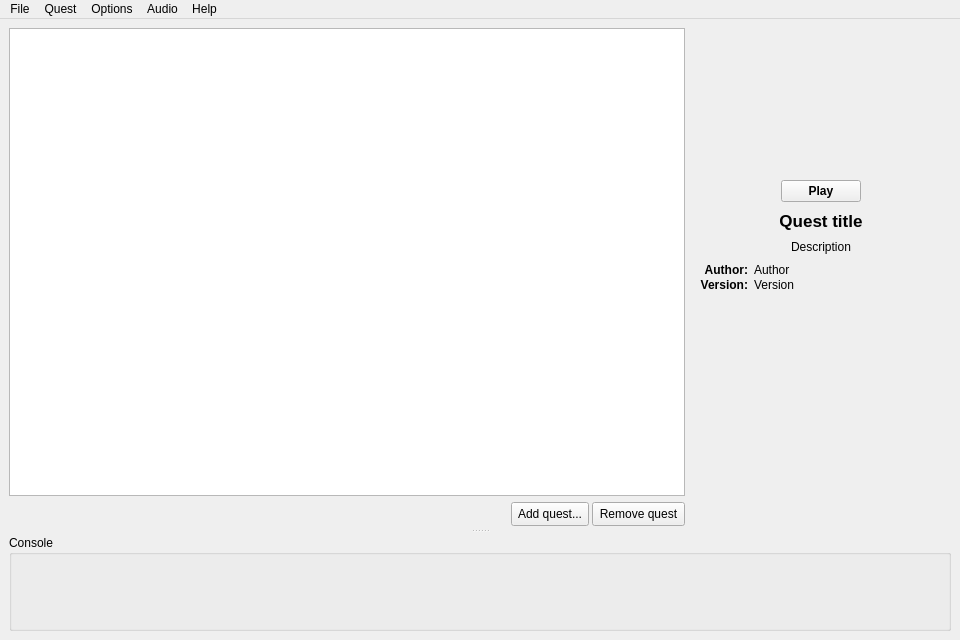
<?xml version="1.0" encoding="UTF-8"?>
<ui version="4.0">
 <class>SolarusGui::MainWindow</class>
 <widget class="QMainWindow" name="SolarusGui::MainWindow">
  <property name="geometry">
   <rect>
    <x>0</x>
    <y>0</y>
    <width>960</width>
    <height>640</height>
   </rect>
  </property>
  <property name="minimumSize">
   <size>
    <width>600</width>
    <height>0</height>
   </size>
  </property>
  <property name="windowTitle">
   <string>Solarus</string>
  </property>
  <property name="styleSheet">
   <string notr="true">QLabel#quest_title_value {
	font-size: 13pt;
	font-weight: bold;
}

QLabel#quest_author_label,
QLabel#quest_version_label {
	font-weight: bold;
}

QPushButton#play_button {
	font-weight: bold;
}</string>
  </property>
  <widget class="QWidget" name="centralwidget">
   <layout class="QVBoxLayout" name="verticalLayout_3">
    <item>
     <widget class="QSplitter" name="console_splitter">
      <property name="orientation">
       <enum>Qt::Vertical</enum>
      </property>
      <property name="handleWidth">
       <number>9</number>
      </property>
      <widget class="QWidget" name="top_widget" native="true">
       <layout class="QGridLayout" name="top_widget_layout" columnstretch="0,0">
        <property name="leftMargin">
         <number>0</number>
        </property>
        <property name="topMargin">
         <number>0</number>
        </property>
        <property name="rightMargin">
         <number>0</number>
        </property>
        <property name="bottomMargin">
         <number>0</number>
        </property>
        <property name="spacing">
         <number>6</number>
        </property>
        <item row="2" column="0">
         <layout class="QHBoxLayout" name="quest_buttons_layout" stretch="0,1,1">
          <property name="spacing">
           <number>3</number>
          </property>
          <property name="leftMargin">
           <number>0</number>
          </property>
          <property name="topMargin">
           <number>0</number>
          </property>
          <property name="rightMargin">
           <number>0</number>
          </property>
          <property name="bottomMargin">
           <number>0</number>
          </property>
          <item>
           <spacer name="horizontalSpacer">
            <property name="orientation">
             <enum>Qt::Horizontal</enum>
            </property>
            <property name="sizeHint" stdset="0">
             <size>
              <width>0</width>
              <height>0</height>
             </size>
            </property>
           </spacer>
          </item>
          <item>
           <widget class="QToolButton" name="add_button">
            <property name="sizePolicy">
             <sizepolicy hsizetype="Fixed" vsizetype="Fixed">
              <horstretch>0</horstretch>
              <verstretch>0</verstretch>
             </sizepolicy>
            </property>
            <property name="minimumSize">
             <size>
              <width>24</width>
              <height>24</height>
             </size>
            </property>
            <property name="toolTip">
             <string>Add quest</string>
            </property>
            <property name="text">
             <string>Add quest...</string>
            </property>
            <property name="icon">
             <iconset resource="../resources/images.qrc">
              <normaloff>:/images/icon_add.png</normaloff>:/images/icon_add.png</iconset>
            </property>
            <property name="iconSize">
             <size>
              <width>16</width>
              <height>16</height>
             </size>
            </property>
            <property name="toolButtonStyle">
             <enum>Qt::ToolButtonTextBesideIcon</enum>
            </property>
           </widget>
          </item>
          <item>
           <widget class="QToolButton" name="remove_button">
            <property name="sizePolicy">
             <sizepolicy hsizetype="Fixed" vsizetype="Fixed">
              <horstretch>0</horstretch>
              <verstretch>0</verstretch>
             </sizepolicy>
            </property>
            <property name="minimumSize">
             <size>
              <width>24</width>
              <height>24</height>
             </size>
            </property>
            <property name="toolTip">
             <string>Remove quest</string>
            </property>
            <property name="text">
             <string>Remove quest</string>
            </property>
            <property name="icon">
             <iconset resource="../resources/images.qrc">
              <normaloff>:/images/icon_remove.png</normaloff>:/images/icon_remove.png</iconset>
            </property>
            <property name="iconSize">
             <size>
              <width>16</width>
              <height>16</height>
             </size>
            </property>
            <property name="toolButtonStyle">
             <enum>Qt::ToolButtonTextBesideIcon</enum>
            </property>
           </widget>
          </item>
         </layout>
        </item>
        <item row="0" column="0">
         <widget class="SolarusGui::QuestsView" name="quests_view">
          <property name="editTriggers">
           <set>QAbstractItemView::NoEditTriggers</set>
          </property>
          <property name="selectionMode">
           <enum>QAbstractItemView::SingleSelection</enum>
          </property>
          <property name="selectionBehavior">
           <enum>QAbstractItemView::SelectRows</enum>
          </property>
          <attribute name="horizontalHeaderDefaultSectionSize">
           <number>80</number>
          </attribute>
          <attribute name="horizontalHeaderHighlightSections">
           <bool>false</bool>
          </attribute>
          <attribute name="horizontalHeaderMinimumSectionSize">
           <number>80</number>
          </attribute>
          <attribute name="horizontalHeaderShowSortIndicator" stdset="0">
           <bool>true</bool>
          </attribute>
          <attribute name="verticalHeaderVisible">
           <bool>false</bool>
          </attribute>
          <attribute name="verticalHeaderDefaultSectionSize">
           <number>50</number>
          </attribute>
          <attribute name="verticalHeaderMinimumSectionSize">
           <number>50</number>
          </attribute>
         </widget>
        </item>
        <item row="0" column="1">
         <widget class="QScrollArea" name="quest_info_scrollarea">
          <property name="sizePolicy">
           <sizepolicy hsizetype="Expanding" vsizetype="Expanding">
            <horstretch>0</horstretch>
            <verstretch>0</verstretch>
           </sizepolicy>
          </property>
          <property name="minimumSize">
           <size>
            <width>260</width>
            <height>340</height>
           </size>
          </property>
          <property name="maximumSize">
           <size>
            <width>260</width>
            <height>16777215</height>
           </size>
          </property>
          <property name="frameShape">
           <enum>QFrame::NoFrame</enum>
          </property>
          <property name="frameShadow">
           <enum>QFrame::Plain</enum>
          </property>
          <property name="verticalScrollBarPolicy">
           <enum>Qt::ScrollBarAsNeeded</enum>
          </property>
          <property name="horizontalScrollBarPolicy">
           <enum>Qt::ScrollBarAlwaysOff</enum>
          </property>
          <property name="widgetResizable">
           <bool>true</bool>
          </property>
          <property name="alignment">
           <set>Qt::AlignCenter</set>
          </property>
          <widget class="QWidget" name="quest_info_panel">
           <property name="geometry">
            <rect>
             <x>0</x>
             <y>0</y>
             <width>260</width>
             <height>456</height>
            </rect>
           </property>
           <property name="sizePolicy">
            <sizepolicy hsizetype="Preferred" vsizetype="Preferred">
             <horstretch>0</horstretch>
             <verstretch>0</verstretch>
            </sizepolicy>
           </property>
           <layout class="QVBoxLayout" name="verticalLayout_2">
            <property name="spacing">
             <number>9</number>
            </property>
            <property name="leftMargin">
             <number>9</number>
            </property>
            <property name="topMargin">
             <number>3</number>
            </property>
            <property name="rightMargin">
             <number>9</number>
            </property>
            <property name="bottomMargin">
             <number>3</number>
            </property>
            <item>
             <widget class="QWidget" name="quest_box_container" native="true">
              <property name="sizePolicy">
               <sizepolicy hsizetype="Preferred" vsizetype="Fixed">
                <horstretch>0</horstretch>
                <verstretch>0</verstretch>
               </sizepolicy>
              </property>
              <property name="minimumSize">
               <size>
                <width>0</width>
                <height>140</height>
               </size>
              </property>
              <property name="maximumSize">
               <size>
                <width>16777215</width>
                <height>140</height>
               </size>
              </property>
              <property name="focusPolicy">
               <enum>Qt::NoFocus</enum>
              </property>
              <layout class="QHBoxLayout" name="horizontalLayout">
               <property name="spacing">
                <number>0</number>
               </property>
               <property name="sizeConstraint">
                <enum>QLayout::SetDefaultConstraint</enum>
               </property>
               <property name="leftMargin">
                <number>0</number>
               </property>
               <property name="topMargin">
                <number>0</number>
               </property>
               <property name="rightMargin">
                <number>0</number>
               </property>
               <property name="bottomMargin">
                <number>0</number>
               </property>
               <item>
                <spacer name="horizontalSpacer_2">
                 <property name="orientation">
                  <enum>Qt::Horizontal</enum>
                 </property>
                 <property name="sizeHint" stdset="0">
                  <size>
                   <width>0</width>
                   <height>0</height>
                  </size>
                 </property>
                </spacer>
               </item>
               <item>
                <widget class="QLabel" name="quest_box_label">
                 <property name="minimumSize">
                  <size>
                   <width>200</width>
                   <height>140</height>
                  </size>
                 </property>
                 <property name="focusPolicy">
                  <enum>Qt::NoFocus</enum>
                 </property>
                 <property name="text">
                  <string/>
                 </property>
                </widget>
               </item>
               <item>
                <spacer name="horizontalSpacer_3">
                 <property name="orientation">
                  <enum>Qt::Horizontal</enum>
                 </property>
                 <property name="sizeHint" stdset="0">
                  <size>
                   <width>0</width>
                   <height>0</height>
                  </size>
                 </property>
                </spacer>
               </item>
              </layout>
             </widget>
            </item>
            <item>
             <layout class="QHBoxLayout" name="play_button_layout">
              <property name="spacing">
               <number>0</number>
              </property>
              <property name="sizeConstraint">
               <enum>QLayout::SetDefaultConstraint</enum>
              </property>
              <property name="leftMargin">
               <number>0</number>
              </property>
              <property name="topMargin">
               <number>0</number>
              </property>
              <property name="rightMargin">
               <number>0</number>
              </property>
              <property name="bottomMargin">
               <number>0</number>
              </property>
              <item>
               <spacer name="play_button_left_spacer">
                <property name="orientation">
                 <enum>Qt::Horizontal</enum>
                </property>
                <property name="sizeHint" stdset="0">
                 <size>
                  <width>0</width>
                  <height>0</height>
                 </size>
                </property>
               </spacer>
              </item>
              <item>
               <widget class="QPushButton" name="play_button">
                <property name="sizePolicy">
                 <sizepolicy hsizetype="Fixed" vsizetype="Fixed">
                  <horstretch>0</horstretch>
                  <verstretch>0</verstretch>
                 </sizepolicy>
                </property>
                <property name="text">
                 <string>Play</string>
                </property>
                <property name="icon">
                 <iconset resource="../resources/images.qrc">
                  <normaloff>:/images/icon_start.png</normaloff>:/images/icon_start.png</iconset>
                </property>
                <property name="iconSize">
                 <size>
                  <width>16</width>
                  <height>16</height>
                 </size>
                </property>
                <property name="autoDefault">
                 <bool>false</bool>
                </property>
                <property name="default">
                 <bool>false</bool>
                </property>
               </widget>
              </item>
              <item>
               <spacer name="playbutton_right_spacer">
                <property name="orientation">
                 <enum>Qt::Horizontal</enum>
                </property>
                <property name="sizeHint" stdset="0">
                 <size>
                  <width>0</width>
                  <height>0</height>
                 </size>
                </property>
               </spacer>
              </item>
             </layout>
            </item>
            <item>
             <widget class="QLabel" name="quest_title_value">
              <property name="sizePolicy">
               <sizepolicy hsizetype="Preferred" vsizetype="Fixed">
                <horstretch>0</horstretch>
                <verstretch>0</verstretch>
               </sizepolicy>
              </property>
              <property name="text">
               <string>Quest title</string>
              </property>
              <property name="alignment">
               <set>Qt::AlignHCenter|Qt::AlignTop</set>
              </property>
              <property name="wordWrap">
               <bool>true</bool>
              </property>
             </widget>
            </item>
            <item>
             <widget class="QLabel" name="quest_long_description_value">
              <property name="sizePolicy">
               <sizepolicy hsizetype="Preferred" vsizetype="Preferred">
                <horstretch>0</horstretch>
                <verstretch>0</verstretch>
               </sizepolicy>
              </property>
              <property name="text">
               <string>Description</string>
              </property>
              <property name="alignment">
               <set>Qt::AlignHCenter|Qt::AlignTop</set>
              </property>
              <property name="wordWrap">
               <bool>true</bool>
              </property>
             </widget>
            </item>
            <item>
             <layout class="QGridLayout" name="quest_infos_layout" columnstretch="0,1">
              <property name="sizeConstraint">
               <enum>QLayout::SetDefaultConstraint</enum>
              </property>
              <property name="leftMargin">
               <number>0</number>
              </property>
              <property name="topMargin">
               <number>0</number>
              </property>
              <property name="rightMargin">
               <number>0</number>
              </property>
              <property name="bottomMargin">
               <number>0</number>
              </property>
              <property name="horizontalSpacing">
               <number>6</number>
              </property>
              <property name="verticalSpacing">
               <number>1</number>
              </property>
              <item row="0" column="0">
               <widget class="QLabel" name="quest_author_label">
                <property name="text">
                 <string>Author:</string>
                </property>
                <property name="alignment">
                 <set>Qt::AlignRight|Qt::AlignTrailing|Qt::AlignVCenter</set>
                </property>
               </widget>
              </item>
              <item row="0" column="1">
               <widget class="QLabel" name="quest_author_value">
                <property name="sizePolicy">
                 <sizepolicy hsizetype="Preferred" vsizetype="Fixed">
                  <horstretch>0</horstretch>
                  <verstretch>0</verstretch>
                 </sizepolicy>
                </property>
                <property name="text">
                 <string>Author</string>
                </property>
                <property name="wordWrap">
                 <bool>true</bool>
                </property>
               </widget>
              </item>
              <item row="1" column="0">
               <widget class="QLabel" name="quest_version_label">
                <property name="text">
                 <string>Version:</string>
                </property>
                <property name="alignment">
                 <set>Qt::AlignRight|Qt::AlignTrailing|Qt::AlignVCenter</set>
                </property>
               </widget>
              </item>
              <item row="1" column="1">
               <widget class="QLabel" name="quest_version_value">
                <property name="sizePolicy">
                 <sizepolicy hsizetype="Preferred" vsizetype="Fixed">
                  <horstretch>0</horstretch>
                  <verstretch>0</verstretch>
                 </sizepolicy>
                </property>
                <property name="text">
                 <string>Version</string>
                </property>
                <property name="wordWrap">
                 <bool>true</bool>
                </property>
               </widget>
              </item>
             </layout>
            </item>
            <item>
             <spacer name="quest_info_vertical_spacer">
              <property name="orientation">
               <enum>Qt::Vertical</enum>
              </property>
              <property name="sizeHint" stdset="0">
               <size>
                <width>0</width>
                <height>0</height>
               </size>
              </property>
             </spacer>
            </item>
           </layout>
          </widget>
         </widget>
        </item>
       </layout>
      </widget>
      <widget class="QWidget" name="bottom_widget" native="true">
       <layout class="QVBoxLayout" name="bottom_widget_layout" stretch="0">
        <property name="spacing">
         <number>6</number>
        </property>
        <property name="leftMargin">
         <number>0</number>
        </property>
        <property name="topMargin">
         <number>0</number>
        </property>
        <property name="rightMargin">
         <number>0</number>
        </property>
        <property name="bottomMargin">
         <number>0</number>
        </property>
        <item>
         <widget class="QGroupBox" name="groupBox">
          <property name="title">
           <string>Console</string>
          </property>
          <layout class="QVBoxLayout" name="verticalLayout_4">
           <item>
            <widget class="SolarusGui::Console" name="console" native="true">
             <property name="minimumSize">
              <size>
               <width>0</width>
               <height>30</height>
              </size>
             </property>
            </widget>
           </item>
          </layout>
         </widget>
        </item>
       </layout>
      </widget>
     </widget>
    </item>
   </layout>
  </widget>
  <widget class="QMenuBar" name="menu_bar">
   <property name="geometry">
    <rect>
     <x>0</x>
     <y>0</y>
     <width>960</width>
     <height>24</height>
    </rect>
   </property>
   <widget class="QMenu" name="menu_file">
    <property name="title">
     <string>File</string>
    </property>
    <addaction name="action_add_quest"/>
    <addaction name="action_remove_quest"/>
    <addaction name="separator"/>
    <addaction name="action_exit"/>
   </widget>
   <widget class="QMenu" name="menu_quest">
    <property name="title">
     <string>Quest</string>
    </property>
    <addaction name="action_play_quest"/>
    <addaction name="action_stop_quest"/>
    <addaction name="separator"/>
   </widget>
   <widget class="QMenu" name="menu_options">
    <property name="title">
     <string>Options</string>
    </property>
    <widget class="QMenu" name="menu_zoom">
     <property name="title">
      <string>Zoom</string>
     </property>
     <addaction name="action_zoom_x1"/>
     <addaction name="action_zoom_x2"/>
     <addaction name="action_zoom_x3"/>
     <addaction name="action_zoom_x4"/>
    </widget>
    <addaction name="action_fullscreen"/>
    <addaction name="menu_zoom"/>
    <addaction name="action_force_software"/>
    <addaction name="action_suspend_unfocused"/>
   </widget>
   <widget class="QMenu" name="menu_audio">
    <property name="title">
     <string>Audio</string>
    </property>
    <addaction name="action_mute"/>
    <addaction name="action_music_volume"/>
    <addaction name="action_sound_volume"/>
   </widget>
   <widget class="QMenu" name="menu_help">
    <property name="title">
     <string>Help</string>
    </property>
    <addaction name="action_about"/>
   </widget>
   <addaction name="menu_file"/>
   <addaction name="menu_quest"/>
   <addaction name="menu_options"/>
   <addaction name="menu_audio"/>
   <addaction name="menu_help"/>
  </widget>
  <action name="action_add_quest">
   <property name="icon">
    <iconset resource="../resources/images.qrc">
     <normaloff>:/images/icon_add.png</normaloff>:/images/icon_add.png</iconset>
   </property>
   <property name="text">
    <string>Add quest...</string>
   </property>
  </action>
  <action name="action_exit">
   <property name="text">
    <string>Exit</string>
   </property>
  </action>
  <action name="action_play_quest">
   <property name="icon">
    <iconset resource="../resources/images.qrc">
     <normaloff>:/images/icon_start.png</normaloff>:/images/icon_start.png</iconset>
   </property>
   <property name="text">
    <string>Play</string>
   </property>
   <property name="shortcut">
    <string>F5</string>
   </property>
  </action>
  <action name="action_remove_quest">
   <property name="icon">
    <iconset resource="../resources/images.qrc">
     <normaloff>:/images/icon_remove.png</normaloff>:/images/icon_remove.png</iconset>
   </property>
   <property name="text">
    <string>Remove quest</string>
   </property>
  </action>
  <action name="action_stop_quest">
   <property name="icon">
    <iconset resource="../resources/images.qrc">
     <normaloff>:/images/icon_stop.png</normaloff>:/images/icon_stop.png</iconset>
   </property>
   <property name="text">
    <string>Stop</string>
   </property>
  </action>
  <action name="action_sound_volume">
   <property name="text">
    <string>Sound volume</string>
   </property>
  </action>
  <action name="action_music_volume">
   <property name="text">
    <string>Music volume</string>
   </property>
  </action>
  <action name="action_fullscreen">
   <property name="checkable">
    <bool>true</bool>
   </property>
   <property name="text">
    <string>Fullscreen</string>
   </property>
   <property name="shortcut">
    <string>F11</string>
   </property>
  </action>
  <action name="action_zoom_x1">
   <property name="text">
    <string>x1</string>
   </property>
  </action>
  <action name="action_zoom_x2">
   <property name="text">
    <string>x2</string>
   </property>
  </action>
  <action name="action_zoom_x3">
   <property name="text">
    <string>x3</string>
   </property>
  </action>
  <action name="action_zoom_x4">
   <property name="text">
    <string>x4</string>
   </property>
  </action>
  <action name="action_suspend_unfocused">
   <property name="checkable">
    <bool>true</bool>
   </property>
   <property name="text">
    <string>Suspend when unfocused</string>
   </property>
  </action>
  <action name="action_mute">
   <property name="checkable">
    <bool>true</bool>
   </property>
   <property name="text">
    <string>Mute</string>
   </property>
  </action>
  <action name="action_about">
   <property name="text">
    <string>About</string>
   </property>
  </action>
  <action name="action_force_software">
   <property name="checkable">
    <bool>true</bool>
   </property>
   <property name="text">
    <string>Force software rendering</string>
   </property>
  </action>
 </widget>
 <customwidgets>
  <customwidget>
   <class>SolarusGui::Console</class>
   <extends>QWidget</extends>
   <header>solarus/gui/console.h</header>
   <container>1</container>
  </customwidget>
  <customwidget>
   <class>SolarusGui::QuestsView</class>
   <extends>QTableView</extends>
   <header>solarus/gui/quests_view.h</header>
  </customwidget>
 </customwidgets>
 <tabstops>
  <tabstop>add_button</tabstop>
  <tabstop>remove_button</tabstop>
  <tabstop>play_button</tabstop>
 </tabstops>
 <resources>
  <include location="../resources/images.qrc"/>
 </resources>
 <connections/>
</ui>
